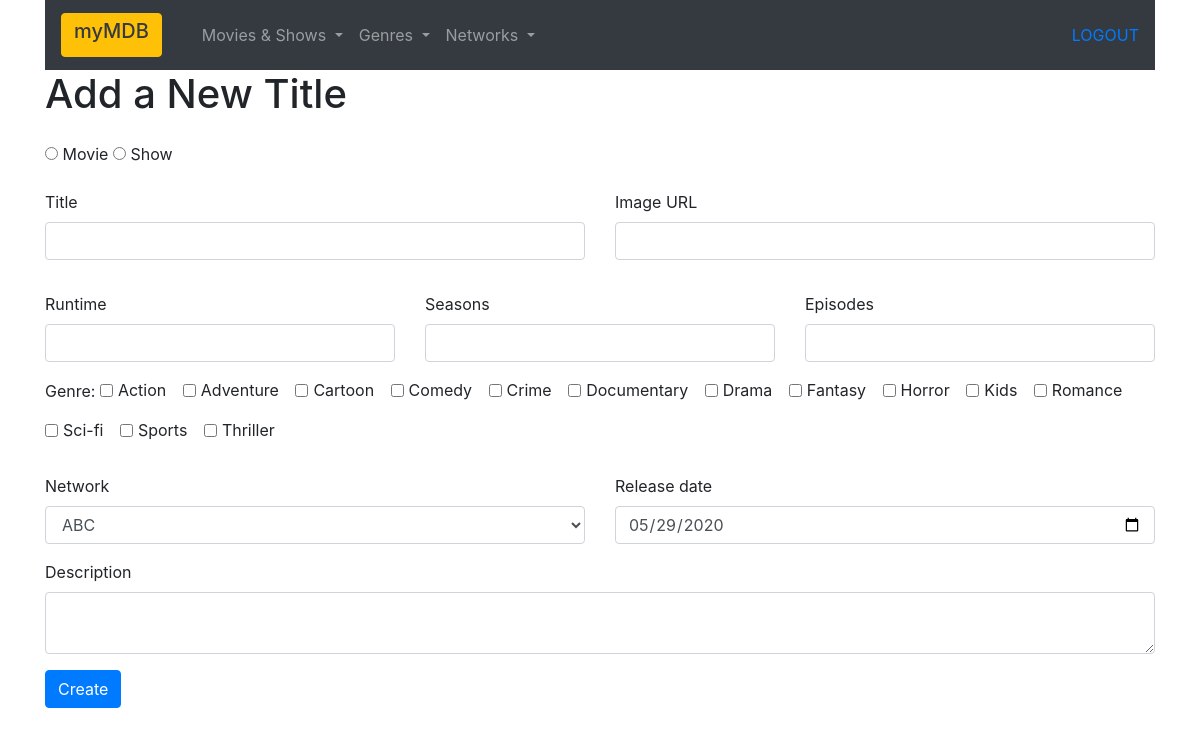
The page /shows/add (signed in) on the database its author committed.
### shows_app/models.py (models this page shows)
class Genre(models.Model):
    user = models.ForeignKey(User, related_name="genres", on_delete=models.CASCADE, null=True)
    name = models.CharField(max_length=255)
    created_at = models.DateTimeField(auto_now_add=True)
    modified_at = models.DateTimeField(auto_now_add=True)
    objects = GenreManager()

### shows_app/views.py (the view)
# urls.py: path('add', views.show_add),
def show_add(request):
    if('logged_in' not in request.session):
        return redirect("/getout")
    context = {
        'networks': Network.objects.all().order_by('name'),
        'genres': Genre.objects.all().order_by('name'),
        'default_date': datetime.now().strftime('%Y-%m-%d'),
    }
    return render(request, 'show_add.html', context)

### shows_app/templates/show_add.html (shortened to what this page needs)
<!DOCTYPE html>
<html lang="en">
<head>
    {% load static %}
    <link rel="stylesheet" href="{% static 'css/style.css' %}">
    <link rel="stylesheet" href="https://stackpath.bootstrapcdn.com/bootstrap/4.5.0/css/bootstrap.min.css"
>
</head>
<body>
    <div class="container">
        <div id="js_navmenu">
            {%if request.session.logged_in%}
            <a href='/user/logout'>LOGOUT</a>
            {%endif%}
        </div>
        <form action="/shows/add/create" method="post">
            <div class="form-group row">
                <div class="col">
                    <h1>Add a New Title</h1>
                </div>
            </div>
            <div class="form-group row">
                <div class="col">
                    <input type="radio" id="medium-movie" name="medium" value="Movie" required>
                    <label for="medium-movie">Movie</label>
                    <input type="radio" id="medium-show" name="medium" value="Show" required>
                    <label for="medium-show">Show</label>
                </div>
            </div>
            <div class="form-group row">
                <div class="form-group col">
                    <label for="show-title">Title</label>
                    <input type="text" class="form-control" id="show-title" name="title" {% if title %}value="{{title}}" {% endif %}>
                </div>
                <div class="form-group col">
                    <label for="show-image">Image URL</label>
                    <input type="text" class="form-control" id="show-image" name="image" accept="image/png, image/jpeg" {% if image %}value=" {{image}}" {% endif %}>
                </div>
            </div>
            <div class="form-group row">
                <div class=" col">
                    <label for="runtime">Runtime</label>
                    <input type="text" class="form-control" id="runtime" name="runtime" {% if runtime %}value="{{runtime}}" {% endif %}>
                </div>
                <div class=" col">
                    <label for="seasons">Seasons</label>
                    <input type="text" class="form-control" id="seasons" name="seasons" {% if seasons %}value="{{seasons}}" {% endif %}>
                </div>
                <div class=" col">
                    <label for="episodes">Episodes</label>
                    <input type="text" class="form-control" id="episodes" name="episodes" {% if episodes %}value="{{episodes}}" {% endif %}>
                </div>
            </div>
            <div class="form-group row">
                <div class="col">
                    <label class="form-check-label" for="show-genre">Genre:</label>
                    {% for genre in genres %}
                    <div class="form-group form-check-inline">
                        <input class="form-check-input" type="checkbox" name="genre{{genre.id}}" id="genre{{genre.id}}" value="{{genre.id}}">
                        <label class="form-check-label" for="genre{{genre.id}}">{{genre.name}}</label>
                    </div>
                    {% endfor %}
                </div>
            </div>
            <div class="form-group row">
                <div class="col">
                    <label for="show-network">Network</label>
                    <select class="form-control" id="show-network" name="network">
                        {% for network in networks %}
                        <option {% if network.id == networkSelected %} selected="selected" {% endif %} value="{{network.id}}">{{network.name}}</option>
                        {% endfor %}
                    </select>
                </div>
                <div class="col">
                    <label for="show-release-date">Release date</label>
                    <input type="date" class="form-control" id="show-release-date" name="release_date" value="{% if release_date %}{{release_date}}{% else %}{{default_date}}{% endif %}">
                </div>
            </div>
            <div class=" form-group">
                <label for="show-description">Description</label>
                <textarea type="text" class="form-control" id="show-description" name="description">{% if description %}{{description}}{% endif %}</textarea>
            </div>
            <button type="submit" class="btn btn-primary">Create</button>
        </form>
    </div>
</body>
</html>

### rows shown on the page
Genre: name "Action"
Genre: name "Adventure"
Genre: name "Cartoon"
Genre: name "Comedy"
Genre: name "Crime"
Genre: name "Documentary"
Genre: name "Drama"
Genre: name "Fantasy"
Genre: name "Horror"
Genre: name "Kids"
Genre: name "Romance"
Genre: name "Sci-fi"
Genre: name "Sports"
Genre: name "Thriller"

### other values the page prints
form field network "ABC"
